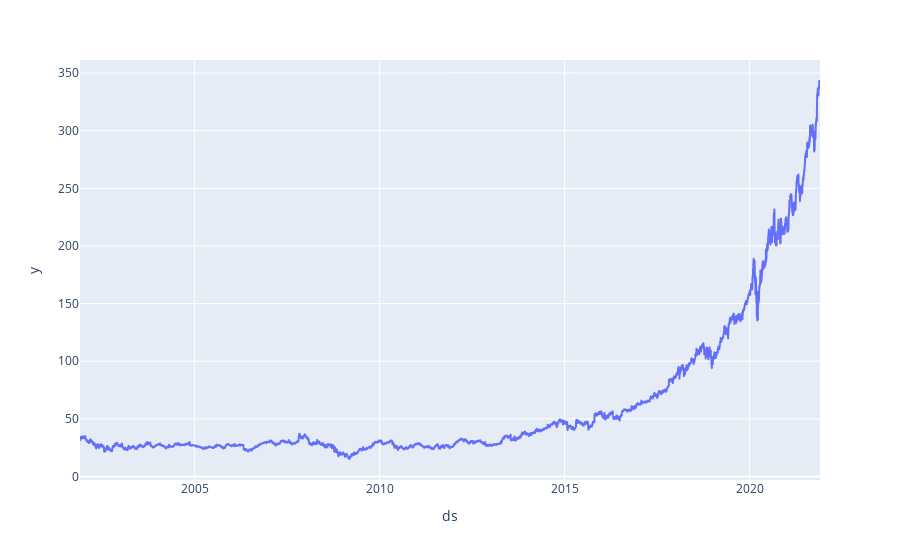

The notebook cell this image was saved under:
### Code cell
px.line(microsoft, x='ds', y='y')

### Figure 1 — Plotly figure (JSON) as saved in the notebook; plotly's stock layout.template omitted (floating-point values rounded to 4 significant figures; data arrays with more than 128 entries replaced by an {"elided": "..."} marker saying what was removed)
{"data": [{"hovertemplate": "ds=%{x}<br>y=%{y}<extra></extra>", "legendgroup": "", "line": {"color": "#636efa", "dash": "solid"}, "marker": {"symbol": "circle"}, "mode": "lines", "name": "", "showlegend": false, "type": "scattergl", "x": {"elided": "5037 str values"}, "xaxis": "x", "y": {"elided": "5037 float values"}, "yaxis": "y"}], "layout": {"legend": {"tracegroupgap": 0}, "margin": {"t": 60}, "xaxis": {"anchor": "y", "domain": [0, 1], "title": {"text": "ds"}}, "yaxis": {"anchor": "x", "domain": [0, 1], "title": {"text": "y"}}}}
